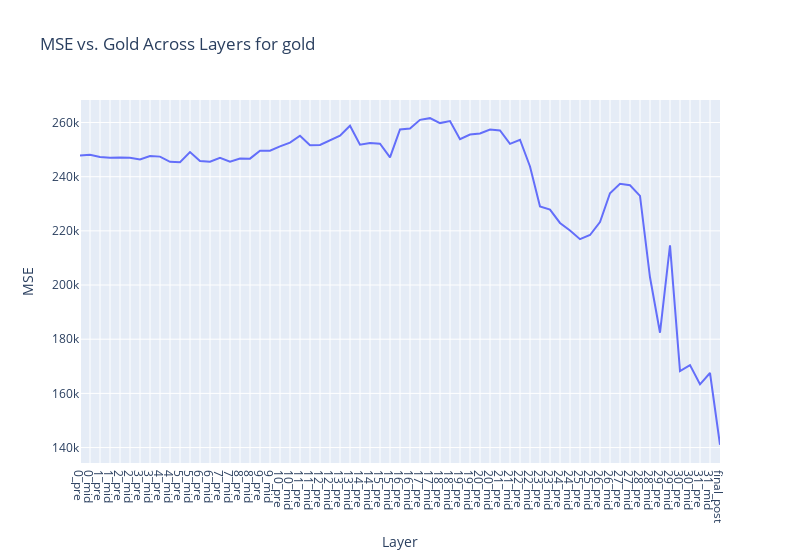

Notebook code for this chart:
### Code cell
from optim_hunter.model_utils import get_numerical_tokens

numerical_tokens = get_numerical_tokens(model)

model.clear_contexts()
linreg_tokens = linreg_tokens.to('cpu')
linreg_logits = linreg_logits.to('cpu')
linreg_cache = linreg_cache.to('cpu')

# Extract predictions across all datasets and convert to tensors
predictions_store = {
    predictor: t.tensor([
        dataset["predictions"][predictor] 
        for dataset in linreg_data_store
    ], dtype=t.float32)
    for predictor in linreg_data_store[0]["predictions"].keys()
}

# Print predictions as strings
print("\nPredictions:")
print("-" * 50)
for predictor_name, predictor_tensor in predictions_store.items():
    print(f"\n{predictor_name}:")
    for i, pred in enumerate(predictor_tensor):
        print(f"  Sample {i}: {pred:.2f}")


# Now predictions_store is a dict where each value is a tensor of shape [batch]
# Example:
# {
#     'gold': tensor([952.17, ...], dtype=torch.float32),
#     'linear_regression': tensor([936.12, ...], dtype=torch.float32),
#     'knn': tensor([555.85, ...], dtype=torch.float32),
#     ...
# }

# Verify the shape and contents
for predictor_name, predictor_tensor in predictions_store.items():
    print(f"\nPredictor: {predictor_name}")
    print(f"Shape: {predictor_tensor.shape}")
    print(f"Values: {predictor_tensor}")

    # Get the residual directions for numerical tokens
    numerical_token_ids = t.tensor(list(numerical_tokens.values()), device="cpu").expand(predictor_tensor.shape[0], -1)

    print(f"Numerical token IDs shape: {numerical_token_ids.shape}")

    def logits_to_numeric_mse(
        logits: Float[Tensor, "batch seq d_vocab"],
        predicted_values: Float[Tensor, "batch"],
        numerical_tokens: dict,
        per_prompt: bool = False
    ) -> Float[Tensor, "*batch"]:
        '''
        Returns weighted MSE between the logit predictions for numeric tokens and correct values.
        
        Args:
            logits: Model logits with shape [batch, seq, d_vocab]
            predicted_values: Tensor of correct numeric values for each batch
            numerical_tokens: Dictionary mapping string digits to token IDs
            per_prompt: If True, return array of MSE per prompt, else return mean
            
        Returns:
            If per_prompt=True: Tensor of MSE values per prompt
            If per_prompt=False: Mean MSE across all prompts
        '''
        # Extract logits for final token
        final_logits = logits[:, -1, :]  # Shape: [batch, d_vocab]
        
        # Get numeric token IDs and their corresponding values
        numeric_ids = []
        numeric_values = []
        for digit, token_id in numerical_tokens.items():
            try:
                value = float(digit)
                numeric_ids.append(token_id)
                numeric_values.append(value)
            except ValueError:
                continue
                
        numeric_ids = t.tensor(numeric_ids, device=logits.device)
        numeric_values = t.tensor(numeric_values, device=logits.device)
        
        # Get probabilities for numeric tokens
        numeric_logits = final_logits[:, numeric_ids]  # Shape: [batch, num_numeric_tokens]
        numeric_probs = t.softmax(numeric_logits, dim=-1)  # Shape: [batch, num_numeric_tokens]
        
        # Calculate expected value for each prompt
        expected_values = (numeric_probs * numeric_values.unsqueeze(0)).sum(dim=-1)  # Shape: [batch]
        
        # Calculate MSE
        mse = (expected_values - predicted_values) ** 2  # Shape: [batch]
        
        if per_prompt:
            return mse
        else:
            return mse.mean()

    original_per_prompt_mse = logits_to_numeric_mse(linreg_logits, predictor_tensor, numerical_tokens, per_prompt=True)
    # print(f"Per prompt numeric MSE for comparison '{token_pairs_names[i]}': {original_per_prompt_mse}")
    original_average_mse = logits_to_numeric_mse(linreg_logits, predictor_tensor, numerical_tokens)
    # print(f"Average numeric MSE for comparison '{token_pairs_names[i]}': {original_average_mse}")

    # Retrieve final residual stream
    final_residual_stream: Float[Tensor, "batch seq d_model"] = linreg_cache["resid_post", -1]
    logger.debug(f"Final residual stream shape: {final_residual_stream.shape}")
    final_token_residual_stream: Float[Tensor, "batch d_model"] = final_residual_stream[:, -1, :]

    # Compute residual directions for numeric MSE
    numeric_residual_directions = model.tokens_to_residual_directions(numerical_token_ids).to("cpu")
    logger.debug(f"Numeric residual directions shape: {numeric_residual_directions.shape}")

    # # Calculate weighted residual directions based on predictor values
    # weighted_residual_directions = numeric_residual_directions * predictor_tensor.unsqueeze(-1)  # [batch d_model]
    # logger.debug(f"Weighted residual directions shape: {weighted_residual_directions.shape}")

    def residual_stack_to_numeric_logits(
        residual_stack: Float[Tensor, "... batch d_model"],
        cache: ActivationCache,
        numeric_tokens: dict,
        numeric_residual_directions: Float[Tensor, "batch num_tokens d_model"]
    ) -> Float[Tensor, "... batch num_tokens"]:
        '''
        Gets the logits for all numeric tokens at each layer of the residual stack.
        
        Args:
            residual_stack: Stack of residual streams
            cache: Model activation cache
            numeric_tokens: Dictionary mapping string digits to token IDs
            
        Returns:
            Tensor of logits for each numeric token at each layer
        '''
        # Apply LayerNorm scaling
        scaled_residual_stream = cache.apply_ln_to_stack(residual_stack, layer=-1, pos_slice=-1)
        scaled_residual_stream = scaled_residual_stream.to("cpu")
        numeric_residual_directions = numeric_residual_directions.to(dtype=scaled_residual_stream.dtype) 
        
        # Project residual stream onto numeric directions
        numeric_logits = einops.einsum(
            scaled_residual_stream, 
            numeric_residual_directions,
            "... batch d_model, batch num_tokens d_model -> ... batch num_tokens"
        )
        
        return numeric_logits
    ###############################################################################
    # Within your for predictor_name, predictor_tensor in predictions_store.items():
    ###############################################################################

    # 1) Retrieve accumulated residuals for all layers (including mid-layer if desired)
    accumulated_residual, labels = linreg_cache.accumulated_resid(
        layer=-1, 
        incl_mid=True,      # Keep mid-layer positions if you want finer granularity
        pos_slice=-1,       # Only final token in each prompt
        return_labels=True
    )
    # accumulated_residual has shape [num_layers_plus_mid, batch, d_model]

    # 2) Project the residual at each layer onto numeric token directions
    #    We'll define a helper function below called get_numeric_logits_per_layer
    def get_numeric_logits_per_layer(
        residual_stack: Float[Tensor, "layers batch d_model"],
        cache: ActivationCache,
        numeric_residual_directions: Float[Tensor, "batch num_tokens d_model"]
    ) -> Float[Tensor, "layers batch num_tokens"]:
        """
        For each layer in residual_stack, apply the final LN to get the correct scaling,
        then dot with numeric_residual_directions to get numeric logits.
        
        Args:
            residual_stack: shape [layers, batch, d_model]
            cache: ActivationCache to apply LN
            numeric_residual_directions: shape [batch, num_tokens, d_model]
            
        Returns:
            numeric_logits: shape [layers, batch, num_tokens]
        """
        # Apply LN to each layer's [batch, d_model]
        # apply_ln_to_stack expects shape [layers, batch, d_model],
        # returns the same shape after LN.
        scaled_residual_stream = cache.apply_ln_to_stack(residual_stack, layer=-1, pos_slice=-1)
        scaled_residual_stream = scaled_residual_stream.to("cpu")

        # Make sure directions have the same dtype
        numeric_residual_directions = numeric_residual_directions.to(dtype=scaled_residual_stream.dtype)

        # Dot product to get logits
        # scaled_residual_stream: [layers, batch, d_model]
        # numeric_residual_directions: [batch, num_tokens, d_model]
        # We'll broadcast batch dimension. We'll need einops or explicit broadcasting:
        numeric_logits = einops.einsum(
            scaled_residual_stream,             # [layers, batch, d_model]
            numeric_residual_directions,        # [batch, num_tokens, d_model]
            "layer b d, b t d -> layer b t"
        )
        return numeric_logits

    numeric_logits_per_layer = get_numeric_logits_per_layer(
        accumulated_residual,
        linreg_cache,
        numeric_residual_directions
    )
    # numeric_logits_per_layer: [num_layers_plus_mid, batch, num_tokens]
    print("Shape of numeric_logits_per_layer:", numeric_logits_per_layer.shape)

    # 3) Convert to probabilities per layer
    numeric_probs_per_layer = t.softmax(numeric_logits_per_layer, dim=-1)  # [layers, batch, num_tokens]
    print("Shape of numeric_probs_per_layer:", numeric_probs_per_layer.shape)

    # 4) Build numeric_values Tensor from your dictionary keys
    numeric_values_list = []
    for digit in numerical_tokens.keys():
        try:
            numeric_values_list.append(float(digit))
        except ValueError:
            pass  # skip if it can't convert
    numeric_values_tensor = t.tensor(numeric_values_list, device=numeric_probs_per_layer.device)

    # 5) Compute expected numeric value per layer: E[number]
    # numeric_probs_per_layer: [layers, batch, num_tokens]
    # numeric_values_tensor: [num_tokens]
    # We'll reshape numeric_values_tensor to broadcast
    numeric_values_reshaped = numeric_values_tensor.view(1, 1, -1)  # [1, 1, num_tokens]

    # Multiply + sum over num_tokens axis
    # We'll get [layers, batch]
    expected_values_per_layer = (numeric_probs_per_layer * numeric_values_reshaped).sum(dim=-1)

    # 6) Compute MSE at each layer. predictor_tensor has shape [batch], the "true" or gold values.
    # We'll broadcast or expand to [layers, batch] so we can do (pred - gold)^2
    # If you want to treat predictor_tensor as the "gold," do so:
    gold_values = predictor_tensor  # shape [batch]
    gold_values_expanded = gold_values.unsqueeze(0)  # shape [1, batch]

    layerwise_mse = (expected_values_per_layer - gold_values_expanded) ** 2  # [layers, batch]
    # Average across the batch dimension
    layerwise_mse_mean = layerwise_mse.mean(dim=-1)  # [layers]

    print(f"Layerwise MSE shape: {layerwise_mse_mean.shape}")

    # 7) Plot how the MSE evolves across layers
    line(
        layerwise_mse_mean,  # shape [layers]
        hovermode="x unified",
        title=f"MSE vs. Gold Across Layers for {predictor_name}",
        labels={"x": "Layer", "y": "MSE"},
        xaxis_tickvals=labels,  # `labels` from accumulated_resid
        width=800
    )

    #########################################################################
    # (Optional) Also plot how the expected numeric value changes across layers
    #########################################################################

    avg_expected_across_batch = expected_values_per_layer.mean(dim=-1)  # [layers]
    line(
        avg_expected_across_batch,
        hovermode="x unified",
        title=f"Expected Numeric Prediction Across Layers for {predictor_name}",
        labels={"x": "Layer", "y": "Predicted Value"},
        xaxis_tickvals=labels,
        width=800
    )

### Figure 1 — Plotly figure (JSON) as saved in the notebook; plotly's stock layout.template omitted (floating-point values rounded to 4 significant figures)
{"data": [{"hovertemplate": "Layer=%{x}<br>MSE=%{y}<extra></extra>", "legendgroup": "", "line": {"color": "#636efa", "dash": "solid"}, "marker": {"symbol": "circle"}, "mode": "lines", "name": "", "orientation": "v", "showlegend": false, "type": "scatter", "x": [0, 1, 2, 3, 4, 5, 6, 7, 8, 9, 10, 11, 12, 13, 14, 15, 16, 17, 18, 19, 20, 21, 22, 23, 24, 25, 26, 27, 28, 29, 30, 31, 32, 33, 34, 35, 36, 37, 38, 39, 40, 41, 42, 43, 44, 45, 46, 47, 48, 49, 50, 51, 52, 53, 54, 55, 56, 57, 58, 59, 60, 61, 62, 63, 64], "xaxis": "x", "y": [247800.0, 248100.0, 247300.0, 247000.0, 247100.0, 247000.0, 246400.0, 247700.0, 247400.0, 245500.0, 245400.0, 249100.0, 245800.0, 245500.0, 246900.0, 245500.0, 246700.0, 246700.0, 249600.0, 249600.0, 251200.0, 252600.0, 255125, 251600.0, 251700.0, 253400.0, 255100.0, 258800.0, 251808, 252400.0, 252200.0, 247100.0, 257500.0, 257800.0, 261000.0, 261600.0, 259800.0, 260500.0, 253800.0, 255500.0, 256000.0, 257400.0, 257100.0, 252100.0, 253600.0, 243800.0, 229000.0, 227800.0, 222900.0, 220100.0, 216900.0, 218500.0, 223300.0, 233900.0, 237300.0, 236900.0, 232900.0, 202900.0, 182400.0, 214700.0, 168200.0, 170400.0, 163344, 167500.0, 141000.0], "yaxis": "y"}], "layout": {"hovermode": "x unified", "legend": {"tracegroupgap": 0}, "title": {"text": "MSE vs. Gold Across Layers for gold"}, "width": 800, "xaxis": {"anchor": "y", "domain": [0, 1], "tickmode": "array", "ticktext": ["0_pre", "0_mid", "1_pre", "1_mid", "2_pre", "2_mid", "3_pre", "3_mid", "4_pre", "4_mid", "5_pre", "5_mid", "6_pre", "6_mid", "7_pre", "7_mid", "8_pre", "8_mid", "9_pre", "9_mid", "10_pre", "10_mid", "11_pre", "11_mid", "12_pre", "12_mid", "13_pre", "13_mid", "14_pre", "14_mid", "15_pre", "15_mid", "16_pre", "16_mid", "17_pre", "17_mid", "18_pre", "18_mid", "19_pre", "19_mid", "20_pre", "20_mid", "21_pre", "21_mid", "22_pre", "22_mid", "23_pre", "23_mid", "24_pre", "24_mid", "25_pre", "25_mid", "26_pre", "26_mid", "27_pre", "27_mid", "28_pre", "28_mid", "29_pre", "29_mid", "30_pre", "30_mid", "31_pre", "31_mid", "final_post"], "tickvals": [0, 1, 2, 3, 4, 5, 6, 7, 8, 9, 10, 11, 12, 13, 14, 15, 16, 17, 18, 19, 20, 21, 22, 23, 24, 25, 26, 27, 28, 29, 30, 31, 32, 33, 34, 35, 36, 37, 38, 39, 40, 41, 42, 43, 44, 45, 46, 47, 48, 49, 50, 51, 52, 53, 54, 55, 56, 57, 58, 59, 60, 61, 62, 63, 64], "title": {"text": "Layer"}}, "yaxis": {"anchor": "x", "domain": [0, 1], "title": {"text": "MSE"}}}}
